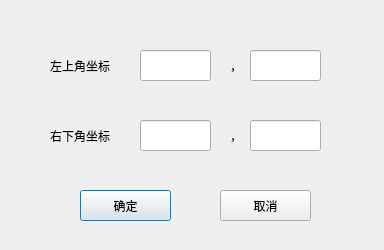
<?xml version="1.0" encoding="UTF-8"?>
<ui version="4.0">
 <class>QCutDialog</class>
 <widget class="QDialog" name="QCutDialog">
  <property name="geometry">
   <rect>
    <x>0</x>
    <y>0</y>
    <width>384</width>
    <height>250</height>
   </rect>
  </property>
  <property name="windowTitle">
   <string>图像裁剪</string>
  </property>
  <property name="windowIcon">
   <iconset resource="picdealsrc.qrc">
    <normaloff>:/resources/PicDeal.ico</normaloff>:/resources/PicDeal.ico</iconset>
  </property>
  <widget class="QLabel" name="label">
   <property name="geometry">
    <rect>
     <x>50</x>
     <y>50</y>
     <width>71</width>
     <height>31</height>
    </rect>
   </property>
   <property name="text">
    <string>左上角坐标</string>
   </property>
  </widget>
  <widget class="QLineEdit" name="LT_X">
   <property name="geometry">
    <rect>
     <x>140</x>
     <y>50</y>
     <width>71</width>
     <height>31</height>
    </rect>
   </property>
  </widget>
  <widget class="QLabel" name="label_2">
   <property name="geometry">
    <rect>
     <x>230</x>
     <y>50</y>
     <width>21</width>
     <height>31</height>
    </rect>
   </property>
   <property name="text">
    <string>，</string>
   </property>
  </widget>
  <widget class="QLineEdit" name="LT_Y">
   <property name="geometry">
    <rect>
     <x>250</x>
     <y>50</y>
     <width>71</width>
     <height>31</height>
    </rect>
   </property>
  </widget>
  <widget class="QLineEdit" name="RB_Y">
   <property name="geometry">
    <rect>
     <x>250</x>
     <y>120</y>
     <width>71</width>
     <height>31</height>
    </rect>
   </property>
  </widget>
  <widget class="QLabel" name="label_3">
   <property name="geometry">
    <rect>
     <x>230</x>
     <y>120</y>
     <width>21</width>
     <height>31</height>
    </rect>
   </property>
   <property name="text">
    <string>，</string>
   </property>
  </widget>
  <widget class="QLabel" name="label_4">
   <property name="geometry">
    <rect>
     <x>50</x>
     <y>120</y>
     <width>71</width>
     <height>31</height>
    </rect>
   </property>
   <property name="text">
    <string>右下角坐标</string>
   </property>
  </widget>
  <widget class="QLineEdit" name="RB_X">
   <property name="geometry">
    <rect>
     <x>140</x>
     <y>120</y>
     <width>71</width>
     <height>31</height>
    </rect>
   </property>
  </widget>
  <widget class="QPushButton" name="BNOK">
   <property name="geometry">
    <rect>
     <x>80</x>
     <y>190</y>
     <width>91</width>
     <height>31</height>
    </rect>
   </property>
   <property name="text">
    <string>确定</string>
   </property>
  </widget>
  <widget class="QPushButton" name="BNCAL">
   <property name="geometry">
    <rect>
     <x>220</x>
     <y>190</y>
     <width>91</width>
     <height>31</height>
    </rect>
   </property>
   <property name="text">
    <string>取消</string>
   </property>
  </widget>
 </widget>
 <resources>
  <include location="picdealsrc.qrc"/>
 </resources>
 <connections/>
</ui>
